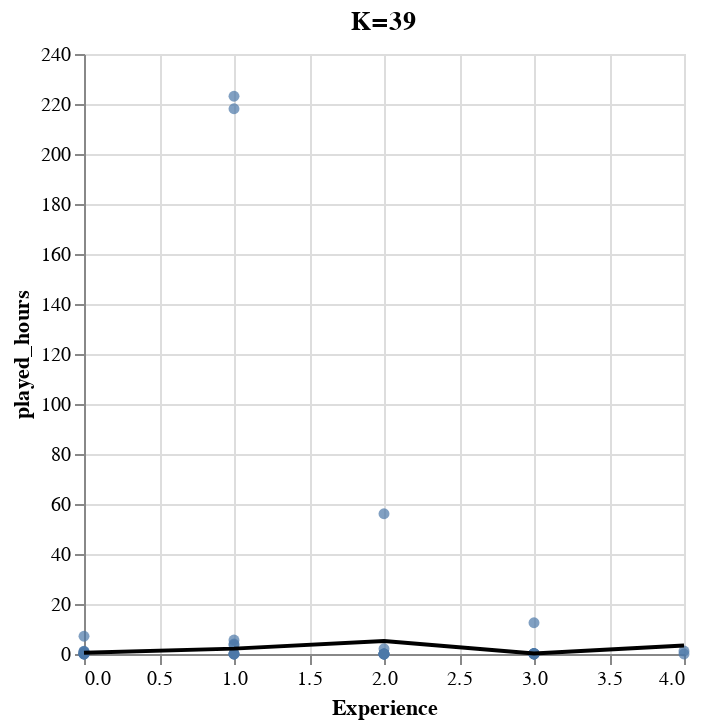

Source (notebook cell):
### Code cell
players_plot = (alt.Chart(players_predictions).mark_circle(opacity=0.7).encode(
    x=alt.X("experience").title("Experience").scale(zero=False),
    y=alt.Y("played_hours").title("played_hours").scale(zero=False)
)+
alt.Chart(
    players_predictions,
    title= "K=39"
).mark_line(
    color="black"
).encode(
    x="experience",
    y="prediction"
))
players_plot

# RMSE on the training add.

### Figure 1 — Vega-Lite specification as saved in the notebook (floating-point values rounded to 4 significant figures)
{"config": {"view": {"continuousWidth": 300, "continuousHeight": 300}}, "layer": [{"mark": {"type": "circle", "opacity": 0.7}, "encoding": {"x": {"field": "experience", "scale": {"zero": false}, "title": "Experience", "type": "quantitative"}, "y": {"field": "played_hours", "scale": {"zero": false}, "title": "played_hours", "type": "quantitative"}}}, {"mark": {"type": "line", "color": "black"}, "encoding": {"x": {"field": "experience", "type": "quantitative"}, "y": {"field": "prediction", "type": "quantitative"}}, "title": "K=39"}], "data": {"name": "data-21ab01f4e285303e9dcbad41a196c7d2"}, "$schema": "https://vega.github.io/schema/vega-lite/v5.20.1.json", "datasets": {"data-21ab01f4e285303e9dcbad41a196c7d2": [{"experience": 2, "subscribe": 1, "hashedEmail": "25879aecc205544bc6505f9faf768356e0a3b7126057308ae3235f8a514e9a62", "played_hours": 0.0, "name": "Eli", "gender": "Female", "age": 17, "individualId": null, "organizationName": null, "prediction": 5.21}, {"experience": 1, "subscribe": 1, "hashedEmail": "b622593d2ef8b337dc554acb307d04a88114f2bf453b18fb5d2c80052aeb2319", "played_hours": 218.1, "name": "Akio", "gender": "Non-binary", "age": 20, "individualId": null, "organizationName": null, "prediction": 2.15}, {"experience": 4, "subscribe": 1, "hashedEmail": "5669c0f4b50dbfe3e2f851e4bb89fa43c55cd1f71ba362ad0f03780cecfcc5e7", "played_hours": 0.0, "name": "Padma", "gender": "Non-binary", "age": 25, "individualId": null, "organizationName": null, "prediction": 3.36}, {"experience": 0, "subscribe": 1, "hashedEmail": "0ce7bfa910d47fc91f21a7b3acd8f33bde6db57912ce0290fa0437ce0b97f387", "played_hours": 0.1, "name": "Osiris", "gender": "Male", "age": 17, "individualId": null, "organizationName": null, "prediction": 0.49}, {"experience": 1, "subscribe": 0, "hashedEmail": "63139b524e44d156daf265875fb8078bb2b24d6b7520a35eda58c2d97bb8d15c", "played_hours": 0.0, "name": "Elias", "gender": "Male", "age": 23, "individualId": null, "organizationName": null, "prediction": 2.15}, {"experience": 3, "subscribe": 1, "hashedEmail": "ca20f724571080b997e0efa874b9611e9f280c1af5f68ff6231a9e5b5d79bcfe", "played_hours": 0.2, "name": "Edward", "gender": "Male", "age": 38, "individualId": null, "organizationName": null, "prediction": 0.22}, {"experience": 3, "subscribe": 0, "hashedEmail": "f174555ae3ff613d5d0b98f83f26f689619d92ef272f28f3aa236003d3dbb159", "played_hours": 0.0, "name": "Finley", "gender": "Non-binary", "age": 17, "individualId": null, "organizationName": null, "prediction": 0.22}, {"experience": 0, "subscribe": 0, "hashedEmail": "42eafe96ed5c1684e3b5cc614d1b01a117173d3ec6898abcf1177d9822bd39f7", "played_hours": 0.3, "name": "Ariana", "gender": "Female", "age": 17, "individualId": null, "organizationName": null, "prediction": 0.49}, {"experience": 2, "subscribe": 0, "hashedEmail": "d572f391d452b76ea2d7e5e53a3d38bfd7499c7399db299bd4fedb06a46ad5bb", "played_hours": 0.0, "name": "Dylan", "gender": "Prefer not to say", "age": 17, "individualId": null, "organizationName": null, "prediction": 5.21}, {"experience": 0, "subscribe": 1, "hashedEmail": "a1094a440899e69e804f888f44d1154ec0b7675d05d97779a4a3aad97e31d4d8", "played_hours": 0.0, "name": "Maya", "gender": "Female", "age": 17, "individualId": null, "organizationName": null, "prediction": 0.49}, {"experience": 3, "subscribe": 0, "hashedEmail": "951e54f7376e2b2f0915e9e3646c701af4a2fe839385b13f9e0084b08f8070bd", "played_hours": 0.1, "name": "Vivienne", "gender": "Male", "age": 18, "individualId": null, "organizationName": null, "prediction": 0.22}, {"experience": 2, "subscribe": 1, "hashedEmail": "fd6563a4e0f6f4273580e5fedbd8dda64990447aea5a33cbb5e894a3867ca44d", "played_hours": 56.1, "name": "Dana", "gender": "Male", "age": 23, "individualId": null, "organizationName": null, "prediction": 5.21}, {"experience": 3, "subscribe": 0, "hashedEmail": "70db3a16ef58cf8bf6d8658c426ba4a5fcd7523a0abdd413f14466c41181215d", "played_hours": 0.1, "name": "Lana", "gender": "Male", "age": 22, "individualId": null, "organizationName": null, "prediction": 0.22}, {"experience": 1, "subscribe": 1, "hashedEmail": "bfce39c89d6549f2bb94d8064d3ce69dc3d7e72b38f431d8aa0c4bf95ccee6bf", "played_hours": 223.1, "name": "Hiroshi", "gender": "Male", "age": 17, "individualId": null, "organizationName": null, "prediction": 2.15}, {"experience": 3, "subscribe": 1, "hashedEmail": "b3510c708bd50bf9f75e6e02bb6fe14edb705e0ea671ee769a45c613750e8b58", "played_hours": 12.5, "name": "Isidore", "gender": "Agender", "age": 27, "individualId": null, "organizationName": null, "prediction": 0.22}, {"experience": 2, "subscribe": 1, "hashedEmail": "26362473ca8fab46358dbab9bcbcf7114bbcbadef90e6bf9212093f74bde9fe3", "played_hours": 0.0, "name": "Oleg", "gender": "Male", "age": 20, "individualId": null, "organizationName": null, "prediction": 5.21}, {"experience": 0, "subscribe": 0, "hashedEmail": "e74c60a92c0100e7240be56d66969db85856152b048c639331a3595f901461ae", "played_hours": 7.1, "name": "Arash", "gender": "Male", "age": 17, "individualId": null, "organizationName": null, "prediction": 0.49}, {"experience": 3, "subscribe": 1, "hashedEmail": "f1b432523542f90c61176a555ccb2144468d76c91a32d74082ab8c101f9d25b6", "played_hours": 0.1, "name": "London", "gender": "Male", "age": 21, "individualId": null, "organizationName": null, "prediction": 0.22}, {"experience": 1, "subscribe": 0, "hashedEmail": "dea781ecb85a9e85c8d1fa62b0c2a98c77a51f5933c1043bef66a4d666f50d58", "played_hours": 0.0, "name": "Ehsan", "gender": "Non-binary", "age": 17, "individualId": null, "organizationName": null, "prediction": 2.15}, {"experience": 3, "subscribe": 1, "hashedEmail": "d711ff0c9d03664676d1ce80ca7ac5e57f7ebbc0d04bd486641c1d857ebb3eda", "played_hours": 0.0, "name": "Haruki", "gender": "Male", "age": 17, "individualId": null, "organizationName": null, "prediction": 0.22}, {"experience": 1, "subscribe": 1, "hashedEmail": "8e594b8953193b26f498db95a508b03c6fe1c24bb5251d392c18a0da9a722807", "played_hours": 0.0, "name": "Luna", "gender": "Female", "age": 19, "individualId": null, "organizationName": null, "prediction": 2.15}, {"experience": 0, "subscribe": 0, "hashedEmail": "5e5c25a773be7a62638a163d773534e575a5ad5782104723e53cb676a30fa60b", "played_hours": 0.0, "name": "Jude", "gender": "Female", "age": 42, "individualId": null, "organizationName": null, "prediction": 0.49}, {"experience": 3, "subscribe": 0, "hashedEmail": "d3ca24e4d7fe8ffe2a821ebd3b841252950ca53e4d659a5f33b987e2cd42a1ec", "played_hours": 0.1, "name": "Casey", "gender": "Male", "age": 18, "individualId": null, "organizationName": null, "prediction": 0.22}, {"experience": 2, "subscribe": 1, "hashedEmail": "f58aad5996a435f16b0284a3b267f973f9af99e7a89bee0430055a44fa92f977", "played_hours": 0.0, "name": "Adrian", "gender": "Female", "age": 17, "individualId": null, "organizationName": null, "prediction": 5.21}, {"experience": 2, "subscribe": 1, "hashedEmail": "827f9a82b47cdf21098bc7bb1d4241550dc6146ba9ae8b9493bcd2cbd4477dd9", "played_hours": 0.0, "name": "Sean", "gender": "Male", "age": 22, "individualId": null, "organizationName": null, "prediction": 5.21}, {"experience": 0, "subscribe": 1, "hashedEmail": "eeb961422a3f9841018d4eb729ddc40ef103cc1205577d908b5ee43d4810bee6", "played_hours": 0.0, "name": "Nadia", "gender": "Non-binary", "age": 17, "individualId": null, "organizationName": null, "prediction": 0.49}, {"experience": 0, "subscribe": 1, "hashedEmail": "fef4e1bed8c3f6dcd7bcd39ab21bd402386155b2ff8c8e53683e1d2793bf1ed1", "played_hours": 1.1, "name": "Caden", "gender": "Male", "age": 20, "individualId": null, "organizationName": null, "prediction": 0.49}, {"experience": 2, "subscribe": 0, "hashedEmail": "93efabc9f7de58f44c457bac715cf8f9f44cd88cc574fc02624cac194d2f0ea5", "played_hours": 2.1, "name": "Sebastián", "gender": "Male", "age": 24, "individualId": null, "organizationName": null, "prediction": 5.21}, {"experience": 2, "subscribe": 0, "hashedEmail": "1d2371d8a35c8831034b25bda8764539ab7db0f63938696917c447128a2540dd", "played_hours": 0.0, "name": "Emerson", "gender": "Male", "age": 21, "individualId": null, "organizationName": null, "prediction": 5.21}, {"experience": 3, "subscribe": 1, "hashedEmail": "9ba67e127e4e70d909f6237644bb4674b17bc6ae5c9e735f88cfc50e22b499c6", "played_hours": 0.1, "name": "Quinton", "gender": "Male", "age": 17, "individualId": null, "organizationName": null, "prediction": 0.22}, {"experience": 0, "subscribe": 1, "hashedEmail": "e3175c379bbb83c8786d2dd719cf844575aca24d2c81d643dc7f12f6227becf7", "played_hours": 0.8, "name": "Jade", "gender": "Female", "age": 22, "individualId": null, "organizationName": null, "prediction": 0.49}, {"experience": 3, "subscribe": 1, "hashedEmail": "bbe2d83de678f519c4b3daa7265e683b4fe2d814077f9094afd11d8f217039ec", "played_hours": 0.0, "name": "Nyla", "gender": "Female", "age": 22, "individualId": null, "organizationName": null, "prediction": 0.22}, {"experience": 1, "subscribe": 1, "hashedEmail": "f2826fb8dbce4d450348f99cb27ade184b713998d9679780442efaaf218038f2", "played_hours": 3.6, "name": "Zane", "gender": "Male", "age": 10, "individualId": null, "organizationName": null, "prediction": 2.15}, {"experience": 4, "subscribe": 1, "hashedEmail": "fcab03c6d3079521e7f9665caed0f31fe3dae6b5ccb86e6cb58747a43aa8789f", "played_hours": 1.2, "name": "Sakura", "gender": "Male", "age": 17, "individualId": null, "organizationName": null, "prediction": 3.36}, {"experience": 1, "subscribe": 1, "hashedEmail": "336adf9b9070abb44eaec22a48b04d8cda6cf0c98a46eef37779a1dcb6f5b4bb", "played_hours": 4.0, "name": "Scarlett", "gender": "Male", "age": 21, "individualId": null, "organizationName": null, "prediction": 2.15}, {"experience": 3, "subscribe": 1, "hashedEmail": "126ec350278422ba60ad575d230c19522fd568094b7c0fc17f8cc27fa4c810ab", "played_hours": 0.0, "name": "Mina", "gender": "Non-binary", "age": 21, "individualId": null, "organizationName": null, "prediction": 0.22}, {"experience": 1, "subscribe": 1, "hashedEmail": "e21a324ccf5c873bafe82e47d5137b36aa312ee4803eeb5cbc6cf945f9bb3f38", "played_hours": 0.0, "name": "Faye", "gender": "Male", "age": 17, "individualId": null, "organizationName": null, "prediction": 2.15}, {"experience": 0, "subscribe": 1, "hashedEmail": "6ca8a90e4f5c61bf36baf556d446873c4e894e7a62f91996aa237be64b0e183b", "played_hours": 1.0, "name": "Atlas", "gender": "Female", "age": 17, "individualId": null, "organizationName": null, "prediction": 0.49}, {"experience": 0, "subscribe": 1, "hashedEmail": "d7e7a5ff16f94d1e793490b521671f7ca56d77820df9b992e5eaecb659b2918b", "played_hours": 0.0, "name": "Logan", "gender": "Male", "age": 23, "individualId": null, "organizationName": null, "prediction": 0.49}, {"experience": 1, "subscribe": 1, "hashedEmail": "0d4d71be33e2bc7266ee4983002bd930f69d304288a8663529c875f40f1750f3", "played_hours": 5.6, "name": "Winslow", "gender": "Male", "age": 17, "individualId": null, "organizationName": null, "prediction": 2.15}]}}
